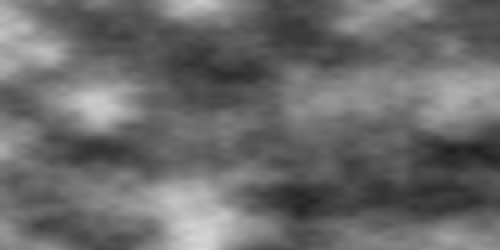
Frame 1 (no input)
Frame 60 (the mouse pressed at the canvas centre just before this capture): identical to frame 1, image omitted
Frame 120 (the mouse held since frame 60 and released just before this capture): identical to frame 1, image omitted

The Processing sketch that drew this single still picture (run headless with seeded random() and noise(); from frame 60 on, the mouse is pressed at the canvas centre):

// Processing sketch: sketch_04_noise2d
// ── sketch_04_noise2d.pde

void setup()
{
 size(500,250); 
}

void draw()
{
  background(0);
  stroke(255);
  for(int x=0;x<width;x+=2)
  {
    for(int y=0;y<height;y+=2)
    {
      noStroke();
      //fill(random(0,255),random(0,255),random(0,255));
      float valueX = map(x,0,width,0.0,5.0);
      float valueY = map(y,0,height,0.0,5.0);
      fill(noise(valueX,valueY)*255);
      rect(x,y,2,2);
    }
  }
  //noLoop();
}
